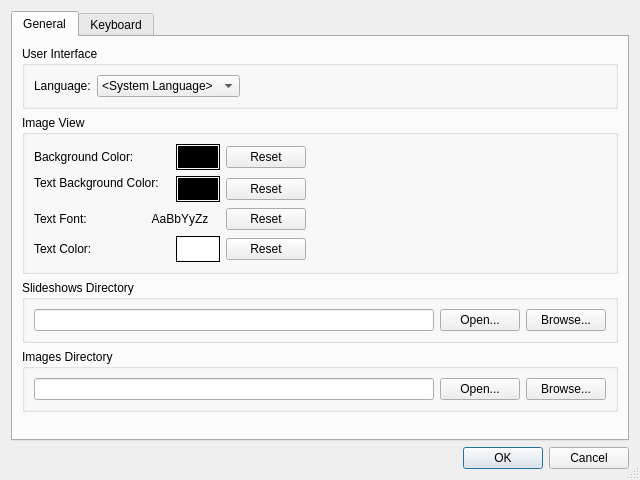
<?xml version="1.0" encoding="UTF-8"?>
<ui version="4.0">
 <class>OptionsDialog</class>
 <widget class="QDialog" name="OptionsDialog">
  <property name="geometry">
   <rect>
    <x>0</x>
    <y>0</y>
    <width>640</width>
    <height>480</height>
   </rect>
  </property>
  <property name="windowTitle">
   <string>Options</string>
  </property>
  <property name="sizeGripEnabled">
   <bool>true</bool>
  </property>
  <layout class="QVBoxLayout" name="optionsLayout">
   <item>
    <widget class="QTabWidget" name="tabWidget">
     <property name="currentIndex">
      <number>0</number>
     </property>
     <widget class="QWidget" name="generalTab">
      <attribute name="title">
       <string>General</string>
      </attribute>
      <layout class="QVBoxLayout" name="verticalLayout">
       <item>
        <widget class="QGroupBox" name="userInterfaceGroupBox">
         <property name="title">
          <string>User Interface</string>
         </property>
         <layout class="QHBoxLayout" name="userInterfaceLayout">
          <item>
           <widget class="QLabel" name="languageLabel">
            <property name="text">
             <string>Language:</string>
            </property>
           </widget>
          </item>
          <item>
           <widget class="QComboBox" name="languageComboBox">
            <item>
             <property name="text">
              <string>&lt;System Language&gt;</string>
             </property>
            </item>
            <item>
             <property name="text">
              <string>English</string>
             </property>
            </item>
            <item>
             <property name="text">
              <string>German</string>
             </property>
            </item>
           </widget>
          </item>
          <item>
           <spacer name="userInterfaceSpacer">
            <property name="orientation">
             <enum>Qt::Horizontal</enum>
            </property>
            <property name="sizeHint" stdset="0">
             <size>
              <width>20</width>
              <height>20</height>
             </size>
            </property>
           </spacer>
          </item>
         </layout>
        </widget>
       </item>
       <item>
        <widget class="QGroupBox" name="imageViewGroupBox">
         <property name="title">
          <string>Image View</string>
         </property>
         <layout class="QGridLayout" name="gridLayout">
          <item row="0" column="0">
           <widget class="QLabel" name="backgroundColorLabel">
            <property name="text">
             <string>Background Color:</string>
            </property>
           </widget>
          </item>
          <item row="0" column="2">
           <widget class="QFrame" name="backgroundColorFrame">
            <property name="frameShape">
             <enum>QFrame::Box</enum>
            </property>
            <property name="frameShadow">
             <enum>QFrame::Plain</enum>
            </property>
            <property name="lineWidth">
             <number>1</number>
            </property>
            <layout class="QGridLayout" name="backgroundColorLayout">
             <property name="margin">
              <number>1</number>
             </property>
             <item row="0" column="0">
              <widget class="QPushButton" name="backgroundColorPushButton">
               <property name="palette">
                <palette>
                 <active>
                  <colorrole role="Button">
                   <brush brushstyle="SolidPattern">
                    <color alpha="255">
                     <red>0</red>
                     <green>0</green>
                     <blue>0</blue>
                    </color>
                   </brush>
                  </colorrole>
                 </active>
                 <inactive>
                  <colorrole role="Button">
                   <brush brushstyle="SolidPattern">
                    <color alpha="255">
                     <red>0</red>
                     <green>0</green>
                     <blue>0</blue>
                    </color>
                   </brush>
                  </colorrole>
                 </inactive>
                 <disabled>
                  <colorrole role="Button">
                   <brush brushstyle="SolidPattern">
                    <color alpha="255">
                     <red>0</red>
                     <green>0</green>
                     <blue>0</blue>
                    </color>
                   </brush>
                  </colorrole>
                 </disabled>
                </palette>
               </property>
               <property name="autoFillBackground">
                <bool>true</bool>
               </property>
               <property name="text">
                <string notr="true"/>
               </property>
               <property name="flat">
                <bool>true</bool>
               </property>
              </widget>
             </item>
            </layout>
           </widget>
          </item>
          <item row="0" column="3">
           <widget class="QPushButton" name="backgroundColorResetPushButton">
            <property name="toolTip">
             <string>Reset to default</string>
            </property>
            <property name="text">
             <string>Reset</string>
            </property>
           </widget>
          </item>
          <item row="1" column="0" colspan="2">
           <widget class="QLabel" name="textBackgroundColorLabel">
            <property name="text">
             <string>Text Background Color:</string>
            </property>
           </widget>
          </item>
          <item row="1" column="2" rowspan="2">
           <widget class="QFrame" name="textBackgroundColorFrame">
            <property name="frameShape">
             <enum>QFrame::Box</enum>
            </property>
            <property name="frameShadow">
             <enum>QFrame::Plain</enum>
            </property>
            <property name="lineWidth">
             <number>1</number>
            </property>
            <layout class="QGridLayout" name="textBackgroundColorLayout">
             <property name="margin">
              <number>1</number>
             </property>
             <item row="0" column="0">
              <widget class="QPushButton" name="textBackgroundColorPushButton">
               <property name="palette">
                <palette>
                 <active>
                  <colorrole role="Button">
                   <brush brushstyle="SolidPattern">
                    <color alpha="255">
                     <red>0</red>
                     <green>0</green>
                     <blue>0</blue>
                    </color>
                   </brush>
                  </colorrole>
                 </active>
                 <inactive>
                  <colorrole role="Button">
                   <brush brushstyle="SolidPattern">
                    <color alpha="255">
                     <red>0</red>
                     <green>0</green>
                     <blue>0</blue>
                    </color>
                   </brush>
                  </colorrole>
                 </inactive>
                 <disabled>
                  <colorrole role="Button">
                   <brush brushstyle="SolidPattern">
                    <color alpha="255">
                     <red>0</red>
                     <green>0</green>
                     <blue>0</blue>
                    </color>
                   </brush>
                  </colorrole>
                 </disabled>
                </palette>
               </property>
               <property name="autoFillBackground">
                <bool>true</bool>
               </property>
               <property name="text">
                <string notr="true"/>
               </property>
               <property name="flat">
                <bool>true</bool>
               </property>
              </widget>
             </item>
            </layout>
           </widget>
          </item>
          <item row="1" column="3" rowspan="2">
           <widget class="QPushButton" name="textBackgroundColorResetPushButton">
            <property name="toolTip">
             <string>Reset to default</string>
            </property>
            <property name="text">
             <string>Reset</string>
            </property>
           </widget>
          </item>
          <item row="2" column="4" rowspan="2">
           <spacer name="imageViewSpacer">
            <property name="orientation">
             <enum>Qt::Horizontal</enum>
            </property>
            <property name="sizeHint" stdset="0">
             <size>
              <width>319</width>
              <height>20</height>
             </size>
            </property>
           </spacer>
          </item>
          <item row="3" column="0">
           <widget class="QLabel" name="textFontLabel">
            <property name="text">
             <string>Text Font:</string>
            </property>
           </widget>
          </item>
          <item row="3" column="1" colspan="2">
           <widget class="QPushButton" name="textFontPushButton">
            <property name="text">
             <string notr="true">AaBbYyZz</string>
            </property>
            <property name="flat">
             <bool>true</bool>
            </property>
           </widget>
          </item>
          <item row="3" column="3">
           <widget class="QPushButton" name="textFontResetPushButton">
            <property name="toolTip">
             <string>Reset to default</string>
            </property>
            <property name="text">
             <string>Reset</string>
            </property>
           </widget>
          </item>
          <item row="4" column="0">
           <widget class="QLabel" name="textColorLabel">
            <property name="text">
             <string>Text Color:</string>
            </property>
           </widget>
          </item>
          <item row="4" column="2">
           <widget class="QFrame" name="textColorFrame">
            <property name="frameShape">
             <enum>QFrame::Box</enum>
            </property>
            <property name="frameShadow">
             <enum>QFrame::Plain</enum>
            </property>
            <property name="lineWidth">
             <number>1</number>
            </property>
            <layout class="QGridLayout" name="textColorLayout">
             <property name="margin">
              <number>1</number>
             </property>
             <item row="0" column="0">
              <widget class="QPushButton" name="textColorPushButton">
               <property name="palette">
                <palette>
                 <active>
                  <colorrole role="Button">
                   <brush brushstyle="SolidPattern">
                    <color alpha="255">
                     <red>255</red>
                     <green>255</green>
                     <blue>255</blue>
                    </color>
                   </brush>
                  </colorrole>
                 </active>
                 <inactive>
                  <colorrole role="Button">
                   <brush brushstyle="SolidPattern">
                    <color alpha="255">
                     <red>255</red>
                     <green>255</green>
                     <blue>255</blue>
                    </color>
                   </brush>
                  </colorrole>
                 </inactive>
                 <disabled>
                  <colorrole role="Button">
                   <brush brushstyle="SolidPattern">
                    <color alpha="255">
                     <red>255</red>
                     <green>255</green>
                     <blue>255</blue>
                    </color>
                   </brush>
                  </colorrole>
                 </disabled>
                </palette>
               </property>
               <property name="autoFillBackground">
                <bool>true</bool>
               </property>
               <property name="text">
                <string notr="true"/>
               </property>
               <property name="flat">
                <bool>true</bool>
               </property>
              </widget>
             </item>
            </layout>
           </widget>
          </item>
          <item row="4" column="3">
           <widget class="QPushButton" name="textColorResetPushButton">
            <property name="toolTip">
             <string>Reset to default</string>
            </property>
            <property name="text">
             <string>Reset</string>
            </property>
           </widget>
          </item>
         </layout>
        </widget>
       </item>
       <item>
        <widget class="QGroupBox" name="slideshowsDirectoryGroupBox">
         <property name="whatsThis">
          <string>&lt;!DOCTYPE HTML PUBLIC &quot;-//W3C//DTD HTML 4.0//EN&quot; &quot;http://www.w3.org/TR/REC-html40/strict.dtd&quot;&gt;
&lt;html&gt;&lt;head&gt;&lt;meta name=&quot;qrichtext&quot; content=&quot;1&quot; /&gt;&lt;style type=&quot;text/css&quot;&gt;
p, li { white-space: pre-wrap; }
&lt;/style&gt;&lt;/head&gt;&lt;body style=&quot; font-family:'MS Shell Dlg 2'; font-size:8.25pt; font-weight:400; font-style:normal;&quot;&gt;
&lt;p style=&quot; margin-top:0px; margin-bottom:0px; margin-left:0px; margin-right:0px; -qt-block-indent:0; text-indent:0px;&quot;&gt;All Slideshow files are stored in the &lt;span style=&quot; font-weight:600;&quot;&gt;Slideshows Directory&lt;/span&gt;.&lt;/p&gt;&lt;/body&gt;&lt;/html&gt;</string>
         </property>
         <property name="title">
          <string>Slideshows Directory</string>
         </property>
         <layout class="QHBoxLayout" name="slideshowsDirectoryLayout">
          <item>
           <widget class="QLineEdit" name="slideshowsDirectoryLineEdit"/>
          </item>
          <item>
           <widget class="QPushButton" name="openSlideshowsDirectoryPushButton">
            <property name="text">
             <string>Open...</string>
            </property>
           </widget>
          </item>
          <item>
           <widget class="QPushButton" name="slideshowsDirectoryPushButton">
            <property name="text">
             <string>Browse...</string>
            </property>
           </widget>
          </item>
         </layout>
        </widget>
       </item>
       <item>
        <widget class="QGroupBox" name="imagesDirectoryGroupBox">
         <property name="whatsThis">
          <string>&lt;!DOCTYPE HTML PUBLIC &quot;-//W3C//DTD HTML 4.0//EN&quot; &quot;http://www.w3.org/TR/REC-html40/strict.dtd&quot;&gt;
&lt;html&gt;&lt;head&gt;&lt;meta name=&quot;qrichtext&quot; content=&quot;1&quot; /&gt;&lt;style type=&quot;text/css&quot;&gt;
p, li { white-space: pre-wrap; }
&lt;/style&gt;&lt;/head&gt;&lt;body style=&quot; font-family:'MS Shell Dlg 2'; font-size:8.25pt; font-weight:400; font-style:normal;&quot;&gt;
&lt;p style=&quot; margin-top:0px; margin-bottom:0px; margin-left:0px; margin-right:0px; -qt-block-indent:0; text-indent:0px;&quot;&gt;&lt;span style=&quot; font-size:8pt;&quot;&gt;When you choose to copy images to the &lt;/span&gt;&lt;span style=&quot; font-size:8pt; font-weight:600;&quot;&gt;Images Directory&lt;/span&gt;&lt;span style=&quot; font-size:8pt;&quot;&gt;, this is the place where the images will be stored.&lt;/span&gt;&lt;/p&gt;
&lt;p style=&quot;-qt-paragraph-type:empty; margin-top:0px; margin-bottom:0px; margin-left:0px; margin-right:0px; -qt-block-indent:0; text-indent:0px; font-size:8pt;&quot;&gt;&lt;/p&gt;
&lt;p style=&quot; margin-top:0px; margin-bottom:0px; margin-left:0px; margin-right:0px; -qt-block-indent:0; text-indent:0px;&quot;&gt;&lt;span style=&quot; font-size:8pt; font-style:italic;&quot;&gt;Note&lt;/span&gt;&lt;span style=&quot; font-size:8pt;&quot;&gt;: You can copy images to this directory through the context menu of the image list, a slideshow or on the image view itself. If you set a shortcut for that command you are also able to use that.&lt;/span&gt;&lt;/p&gt;&lt;/body&gt;&lt;/html&gt;</string>
         </property>
         <property name="title">
          <string>Images Directory</string>
         </property>
         <layout class="QHBoxLayout" name="imagesDirectoryLayout">
          <item>
           <widget class="QLineEdit" name="imagesDirectoryLineEdit"/>
          </item>
          <item>
           <widget class="QPushButton" name="openImagesDirectoryPushButton">
            <property name="text">
             <string>Open...</string>
            </property>
           </widget>
          </item>
          <item>
           <widget class="QPushButton" name="imagesDirectoryPushButton">
            <property name="text">
             <string>Browse...</string>
            </property>
           </widget>
          </item>
         </layout>
        </widget>
       </item>
       <item>
        <spacer name="generalSpacer">
         <property name="orientation">
          <enum>Qt::Vertical</enum>
         </property>
         <property name="sizeHint" stdset="0">
          <size>
           <width>20</width>
           <height>42</height>
          </size>
         </property>
        </spacer>
       </item>
      </layout>
     </widget>
     <widget class="QWidget" name="keyboardTab">
      <attribute name="title">
       <string>Keyboard</string>
      </attribute>
      <layout class="QVBoxLayout" name="keyboardLayout">
       <item>
        <widget class="QGroupBox" name="shortcutsGroupBox">
         <property name="title">
          <string>Keyboard Shortcuts</string>
         </property>
         <layout class="QVBoxLayout" name="shortcutsLayout">
          <item>
           <widget class="QTreeWidget" name="shortcutsTreeWidget">
            <property name="editTriggers">
             <set>QAbstractItemView::NoEditTriggers</set>
            </property>
            <property name="iconSize">
             <size>
              <width>16</width>
              <height>16</height>
             </size>
            </property>
            <property name="rootIsDecorated">
             <bool>false</bool>
            </property>
            <property name="itemsExpandable">
             <bool>false</bool>
            </property>
            <attribute name="headerDefaultSectionSize">
             <number>200</number>
            </attribute>
            <column>
             <property name="text">
              <string>Command</string>
             </property>
            </column>
            <column>
             <property name="text">
              <string>Label</string>
             </property>
            </column>
            <column>
             <property name="text">
              <string>Shortcut</string>
             </property>
            </column>
           </widget>
          </item>
          <item>
           <layout class="QHBoxLayout" name="resetAllLayout">
            <item>
             <widget class="QPushButton" name="resetAllPushButton">
              <property name="toolTip">
               <string>Reset all to default</string>
              </property>
              <property name="text">
               <string>Reset All</string>
              </property>
             </widget>
            </item>
            <item>
             <spacer name="shortcutsSpacer">
              <property name="orientation">
               <enum>Qt::Horizontal</enum>
              </property>
              <property name="sizeHint" stdset="0">
               <size>
                <width>20</width>
                <height>20</height>
               </size>
              </property>
             </spacer>
            </item>
           </layout>
          </item>
         </layout>
        </widget>
       </item>
       <item>
        <widget class="QGroupBox" name="shortcutGroupBox">
         <property name="enabled">
          <bool>false</bool>
         </property>
         <property name="title">
          <string>Shortcut</string>
         </property>
         <layout class="QHBoxLayout" name="shortcutLayout">
          <item>
           <widget class="QLabel" name="keyLabel">
            <property name="text">
             <string>Key sequence:</string>
            </property>
           </widget>
          </item>
          <item>
           <widget class="QLineEdit" name="keyLineEdit"/>
          </item>
          <item>
           <widget class="QPushButton" name="resetPushButton">
            <property name="toolTip">
             <string>Reset to default</string>
            </property>
            <property name="text">
             <string>Reset</string>
            </property>
           </widget>
          </item>
          <item>
           <widget class="QPushButton" name="removePushButton">
            <property name="toolTip">
             <string>Remove the shortcut</string>
            </property>
            <property name="text">
             <string>Remove</string>
            </property>
           </widget>
          </item>
         </layout>
        </widget>
       </item>
      </layout>
     </widget>
    </widget>
   </item>
   <item>
    <widget class="QDialogButtonBox" name="buttonBox">
     <property name="orientation">
      <enum>Qt::Horizontal</enum>
     </property>
     <property name="standardButtons">
      <set>QDialogButtonBox::Cancel|QDialogButtonBox::Ok</set>
     </property>
    </widget>
   </item>
  </layout>
 </widget>
 <resources/>
 <connections>
  <connection>
   <sender>buttonBox</sender>
   <signal>rejected()</signal>
   <receiver>OptionsDialog</receiver>
   <slot>reject()</slot>
   <hints>
    <hint type="sourcelabel">
     <x>316</x>
     <y>260</y>
    </hint>
    <hint type="destinationlabel">
     <x>286</x>
     <y>274</y>
    </hint>
   </hints>
  </connection>
 </connections>
</ui>
